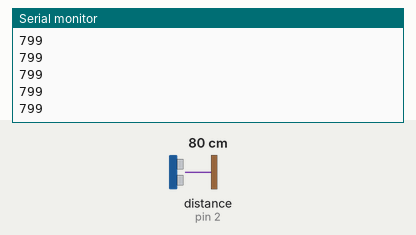
This sketch was run on a simulated Arduino Uno, built with avr-gcc and run on an emulated ATmega328P. On the bench: the last lines printed to the serial monitor. Inputs (shaded band) come from the test bench; at power-on: distance to the obstacle (sensor on pin 2) 80 cm. The echo pulse lasts 58.3 µs per cm.

Above: at 1.2 s.
1.3 s: distance to the obstacle (sensor on pin 2) set to 2 cm
At 1.59 s:
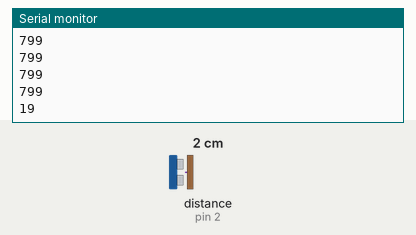
2.8 s: distance to the obstacle (sensor on pin 2) set to 4 cm
At 2.8 s:
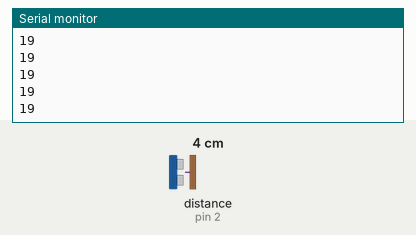
Timing chart, 0 to 5.8 s (numbered marks = the images above; inputs shaded):
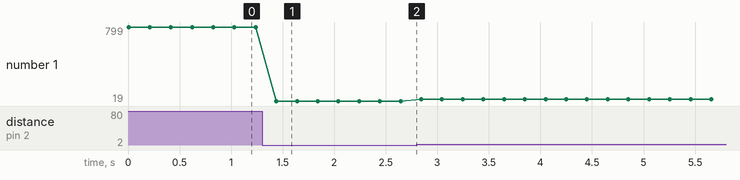

Measured:
- after the input at 1.3 s, the serial monitor: prints a new line after 0.14 s (image 1)
- plotted number 1: 799 → 19 after the input at 1.3 s, 19 → 39 after the input at 2.8 s

The sketch:

mesafeolcum.ino
```cpp
void setup() {
  pinMode(4,OUTPUT);
  pinMode(2,INPUT);
  Serial.begin(9600);
}
void loop() {
  digitalWrite(4,LOW);
  delayMicroseconds(3);
  digitalWrite(4,HIGH);
  delayMicroseconds(10);
  digitalWrite(4,LOW);
  long sure=pulseIn(2,HIGH);
  long mesafe=(sure/2)*0.343;

  Serial.println(mesafe);
  delay(200);
}
```
